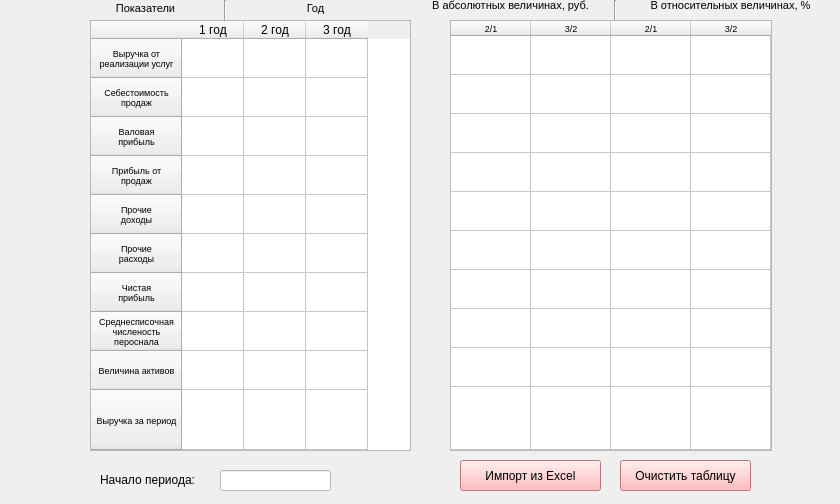
<?xml version="1.0" encoding="UTF-8"?>
<ui version="4.0">
 <class>Form</class>
 <widget class="QWidget" name="Form">
  <property name="geometry">
   <rect>
    <x>0</x>
    <y>0</y>
    <width>840</width>
    <height>504</height>
   </rect>
  </property>
  <property name="windowTitle">
   <string>Form</string>
  </property>
  <widget class="QTableWidget" name="first_table">
   <property name="geometry">
    <rect>
     <x>90</x>
     <y>20</y>
     <width>321</width>
     <height>431</height>
    </rect>
   </property>
   <property name="minimumSize">
    <size>
     <width>0</width>
     <height>0</height>
    </size>
   </property>
   <property name="font">
    <font>
     <stylestrategy>PreferDefault</stylestrategy>
    </font>
   </property>
   <property name="focusPolicy">
    <enum>Qt::NoFocus</enum>
   </property>
   <property name="frameShape">
    <enum>QFrame::StyledPanel</enum>
   </property>
   <property name="frameShadow">
    <enum>QFrame::Sunken</enum>
   </property>
   <property name="rowCount">
    <number>10</number>
   </property>
   <property name="columnCount">
    <number>3</number>
   </property>
   <attribute name="horizontalHeaderVisible">
    <bool>true</bool>
   </attribute>
   <attribute name="horizontalHeaderCascadingSectionResizes">
    <bool>false</bool>
   </attribute>
   <attribute name="horizontalHeaderDefaultSectionSize">
    <number>62</number>
   </attribute>
   <attribute name="horizontalHeaderMinimumSectionSize">
    <number>19</number>
   </attribute>
   <attribute name="horizontalHeaderShowSortIndicator" stdset="0">
    <bool>false</bool>
   </attribute>
   <attribute name="horizontalHeaderStretchLastSection">
    <bool>false</bool>
   </attribute>
   <attribute name="verticalHeaderVisible">
    <bool>true</bool>
   </attribute>
   <attribute name="verticalHeaderCascadingSectionResizes">
    <bool>false</bool>
   </attribute>
   <attribute name="verticalHeaderDefaultSectionSize">
    <number>36</number>
   </attribute>
   <attribute name="verticalHeaderHighlightSections">
    <bool>true</bool>
   </attribute>
   <attribute name="verticalHeaderMinimumSectionSize">
    <number>39</number>
   </attribute>
   <attribute name="verticalHeaderShowSortIndicator" stdset="0">
    <bool>false</bool>
   </attribute>
   <attribute name="verticalHeaderStretchLastSection">
    <bool>true</bool>
   </attribute>
   <row>
    <property name="text">
     <string>Выручка от
реализации услуг</string>
    </property>
    <property name="font">
     <font>
      <pointsize>7</pointsize>
     </font>
    </property>
    <property name="textAlignment">
     <set>AlignCenter</set>
    </property>
   </row>
   <row>
    <property name="text">
     <string>Себестоимость
продаж</string>
    </property>
    <property name="font">
     <font>
      <pointsize>7</pointsize>
     </font>
    </property>
    <property name="textAlignment">
     <set>AlignCenter</set>
    </property>
   </row>
   <row>
    <property name="text">
     <string>Валовая
прибыль</string>
    </property>
    <property name="font">
     <font>
      <pointsize>7</pointsize>
     </font>
    </property>
    <property name="textAlignment">
     <set>AlignCenter</set>
    </property>
   </row>
   <row>
    <property name="text">
     <string>Прибыль от
продаж</string>
    </property>
    <property name="font">
     <font>
      <pointsize>7</pointsize>
     </font>
    </property>
    <property name="textAlignment">
     <set>AlignCenter</set>
    </property>
   </row>
   <row>
    <property name="text">
     <string>Прочие
доходы</string>
    </property>
    <property name="font">
     <font>
      <pointsize>7</pointsize>
     </font>
    </property>
    <property name="textAlignment">
     <set>AlignCenter</set>
    </property>
   </row>
   <row>
    <property name="text">
     <string>Прочие
расходы</string>
    </property>
    <property name="font">
     <font>
      <pointsize>7</pointsize>
     </font>
    </property>
    <property name="textAlignment">
     <set>AlignCenter</set>
    </property>
   </row>
   <row>
    <property name="text">
     <string>Чистая
прибыль</string>
    </property>
    <property name="font">
     <font>
      <pointsize>7</pointsize>
     </font>
    </property>
    <property name="textAlignment">
     <set>AlignCenter</set>
    </property>
   </row>
   <row>
    <property name="text">
     <string>Среднесписочная
численость
пероснала</string>
    </property>
    <property name="font">
     <font>
      <pointsize>7</pointsize>
     </font>
    </property>
    <property name="textAlignment">
     <set>AlignCenter</set>
    </property>
   </row>
   <row>
    <property name="text">
     <string>Величина активов</string>
    </property>
    <property name="font">
     <font>
      <pointsize>7</pointsize>
     </font>
    </property>
    <property name="textAlignment">
     <set>AlignCenter</set>
    </property>
   </row>
   <row>
    <property name="text">
     <string>Выручка за период</string>
    </property>
    <property name="font">
     <font>
      <pointsize>7</pointsize>
     </font>
    </property>
    <property name="textAlignment">
     <set>AlignCenter</set>
    </property>
   </row>
   <column>
    <property name="text">
     <string>1 год</string>
    </property>
   </column>
   <column>
    <property name="text">
     <string>2 год</string>
    </property>
   </column>
   <column>
    <property name="text">
     <string>3 год</string>
    </property>
   </column>
   <item row="1" column="0">
    <property name="foreground">
     <brush brushstyle="NoBrush">
      <color alpha="255">
       <red>255</red>
       <green>167</green>
       <blue>169</blue>
      </color>
     </brush>
    </property>
   </item>
  </widget>
  <widget class="QTableWidget" name="result_table">
   <property name="geometry">
    <rect>
     <x>450</x>
     <y>20</y>
     <width>322</width>
     <height>431</height>
    </rect>
   </property>
   <property name="minimumSize">
    <size>
     <width>0</width>
     <height>0</height>
    </size>
   </property>
   <property name="font">
    <font>
     <stylestrategy>PreferDefault</stylestrategy>
    </font>
   </property>
   <property name="focusPolicy">
    <enum>Qt::NoFocus</enum>
   </property>
   <property name="frameShape">
    <enum>QFrame::StyledPanel</enum>
   </property>
   <property name="frameShadow">
    <enum>QFrame::Sunken</enum>
   </property>
   <property name="rowCount">
    <number>10</number>
   </property>
   <property name="columnCount">
    <number>4</number>
   </property>
   <attribute name="horizontalHeaderVisible">
    <bool>true</bool>
   </attribute>
   <attribute name="horizontalHeaderCascadingSectionResizes">
    <bool>false</bool>
   </attribute>
   <attribute name="horizontalHeaderDefaultSectionSize">
    <number>80</number>
   </attribute>
   <attribute name="horizontalHeaderMinimumSectionSize">
    <number>19</number>
   </attribute>
   <attribute name="horizontalHeaderShowSortIndicator" stdset="0">
    <bool>false</bool>
   </attribute>
   <attribute name="horizontalHeaderStretchLastSection">
    <bool>false</bool>
   </attribute>
   <attribute name="verticalHeaderVisible">
    <bool>false</bool>
   </attribute>
   <attribute name="verticalHeaderCascadingSectionResizes">
    <bool>false</bool>
   </attribute>
   <attribute name="verticalHeaderDefaultSectionSize">
    <number>36</number>
   </attribute>
   <attribute name="verticalHeaderHighlightSections">
    <bool>true</bool>
   </attribute>
   <attribute name="verticalHeaderMinimumSectionSize">
    <number>39</number>
   </attribute>
   <attribute name="verticalHeaderShowSortIndicator" stdset="0">
    <bool>false</bool>
   </attribute>
   <attribute name="verticalHeaderStretchLastSection">
    <bool>true</bool>
   </attribute>
   <row>
    <property name="text">
     <string>Выручка от
реализации услуг</string>
    </property>
    <property name="textAlignment">
     <set>AlignCenter</set>
    </property>
   </row>
   <row>
    <property name="text">
     <string>Прочие
доходы</string>
    </property>
    <property name="textAlignment">
     <set>AlignCenter</set>
    </property>
   </row>
   <row>
    <property name="text">
     <string>Себестоимость
продаж</string>
    </property>
    <property name="textAlignment">
     <set>AlignCenter</set>
    </property>
   </row>
   <row>
    <property name="text">
     <string>Валовая
прибыль</string>
    </property>
    <property name="textAlignment">
     <set>AlignCenter</set>
    </property>
   </row>
   <row>
    <property name="text">
     <string>Прибыль от
продаж</string>
    </property>
    <property name="textAlignment">
     <set>AlignCenter</set>
    </property>
   </row>
   <row>
    <property name="text">
     <string>Прочие
расходы</string>
    </property>
    <property name="textAlignment">
     <set>AlignCenter</set>
    </property>
   </row>
   <row>
    <property name="text">
     <string>Чистая
прибыль</string>
    </property>
    <property name="textAlignment">
     <set>AlignCenter</set>
    </property>
   </row>
   <row>
    <property name="text">
     <string>Среднесписочная
численость
пероснала</string>
    </property>
    <property name="textAlignment">
     <set>AlignCenter</set>
    </property>
   </row>
   <row>
    <property name="text">
     <string>New Row</string>
    </property>
   </row>
   <row>
    <property name="text">
     <string>New Row</string>
    </property>
   </row>
   <column>
    <property name="text">
     <string>2/1</string>
    </property>
    <property name="font">
     <font>
      <pointsize>7</pointsize>
     </font>
    </property>
   </column>
   <column>
    <property name="text">
     <string>3/2</string>
    </property>
    <property name="font">
     <font>
      <pointsize>7</pointsize>
     </font>
    </property>
   </column>
   <column>
    <property name="text">
     <string>2/1</string>
    </property>
    <property name="font">
     <font>
      <pointsize>7</pointsize>
     </font>
    </property>
   </column>
   <column>
    <property name="text">
     <string>3/2</string>
    </property>
    <property name="font">
     <font>
      <pointsize>7</pointsize>
     </font>
    </property>
   </column>
  </widget>
  <widget class="QLabel" name="label">
   <property name="geometry">
    <rect>
     <x>240</x>
     <y>0</y>
     <width>151</width>
     <height>16</height>
    </rect>
   </property>
   <property name="font">
    <font>
     <pointsize>8</pointsize>
    </font>
   </property>
   <property name="text">
    <string>Год</string>
   </property>
   <property name="textFormat">
    <enum>Qt::PlainText</enum>
   </property>
   <property name="alignment">
    <set>Qt::AlignCenter</set>
   </property>
  </widget>
  <widget class="QLabel" name="label_2">
   <property name="geometry">
    <rect>
     <x>410</x>
     <y>-10</y>
     <width>201</width>
     <height>31</height>
    </rect>
   </property>
   <property name="font">
    <font>
     <pointsize>8</pointsize>
    </font>
   </property>
   <property name="text">
    <string>В абсолютных величинах, руб.</string>
   </property>
   <property name="textFormat">
    <enum>Qt::PlainText</enum>
   </property>
   <property name="alignment">
    <set>Qt::AlignCenter</set>
   </property>
   <property name="wordWrap">
    <bool>true</bool>
   </property>
  </widget>
  <widget class="QLabel" name="label_3">
   <property name="geometry">
    <rect>
     <x>620</x>
     <y>-10</y>
     <width>221</width>
     <height>31</height>
    </rect>
   </property>
   <property name="font">
    <font>
     <pointsize>8</pointsize>
    </font>
   </property>
   <property name="text">
    <string>В относительных величинах, %</string>
   </property>
   <property name="textFormat">
    <enum>Qt::PlainText</enum>
   </property>
   <property name="alignment">
    <set>Qt::AlignCenter</set>
   </property>
   <property name="wordWrap">
    <bool>true</bool>
   </property>
  </widget>
  <widget class="Line" name="line">
   <property name="geometry">
    <rect>
     <x>600</x>
     <y>0</y>
     <width>31</width>
     <height>21</height>
    </rect>
   </property>
   <property name="orientation">
    <enum>Qt::Vertical</enum>
   </property>
  </widget>
  <widget class="QLabel" name="label_4">
   <property name="geometry">
    <rect>
     <x>90</x>
     <y>0</y>
     <width>111</width>
     <height>16</height>
    </rect>
   </property>
   <property name="font">
    <font>
     <pointsize>8</pointsize>
    </font>
   </property>
   <property name="text">
    <string>Показатели</string>
   </property>
   <property name="textFormat">
    <enum>Qt::PlainText</enum>
   </property>
   <property name="alignment">
    <set>Qt::AlignCenter</set>
   </property>
  </widget>
  <widget class="QLineEdit" name="year_ed">
   <property name="geometry">
    <rect>
     <x>220</x>
     <y>470</y>
     <width>111</width>
     <height>21</height>
    </rect>
   </property>
   <property name="styleSheet">
    <string notr="true">background-color: rgb(255, 255, 255);</string>
   </property>
   <property name="inputMask">
    <string>0000</string>
   </property>
   <property name="maxLength">
    <number>4</number>
   </property>
  </widget>
  <widget class="QLabel" name="label_5">
   <property name="geometry">
    <rect>
     <x>100</x>
     <y>470</y>
     <width>111</width>
     <height>20</height>
    </rect>
   </property>
   <property name="text">
    <string>Начало периода:</string>
   </property>
  </widget>
  <widget class="QPushButton" name="import_btn">
   <property name="geometry">
    <rect>
     <x>460</x>
     <y>460</y>
     <width>141</width>
     <height>31</height>
    </rect>
   </property>
   <property name="styleSheet">
    <string notr="true">background-color: rgb(255, 167, 169);</string>
   </property>
   <property name="text">
    <string>Импорт из Excel</string>
   </property>
  </widget>
  <widget class="QPushButton" name="clear_table_btn">
   <property name="geometry">
    <rect>
     <x>620</x>
     <y>460</y>
     <width>131</width>
     <height>31</height>
    </rect>
   </property>
   <property name="styleSheet">
    <string notr="true">background-color: rgb(255, 167, 169);</string>
   </property>
   <property name="text">
    <string>Очистить таблицу</string>
   </property>
  </widget>
  <widget class="Line" name="line_2">
   <property name="geometry">
    <rect>
     <x>210</x>
     <y>0</y>
     <width>31</width>
     <height>21</height>
    </rect>
   </property>
   <property name="orientation">
    <enum>Qt::Vertical</enum>
   </property>
  </widget>
 </widget>
 <resources/>
 <connections/>
</ui>
